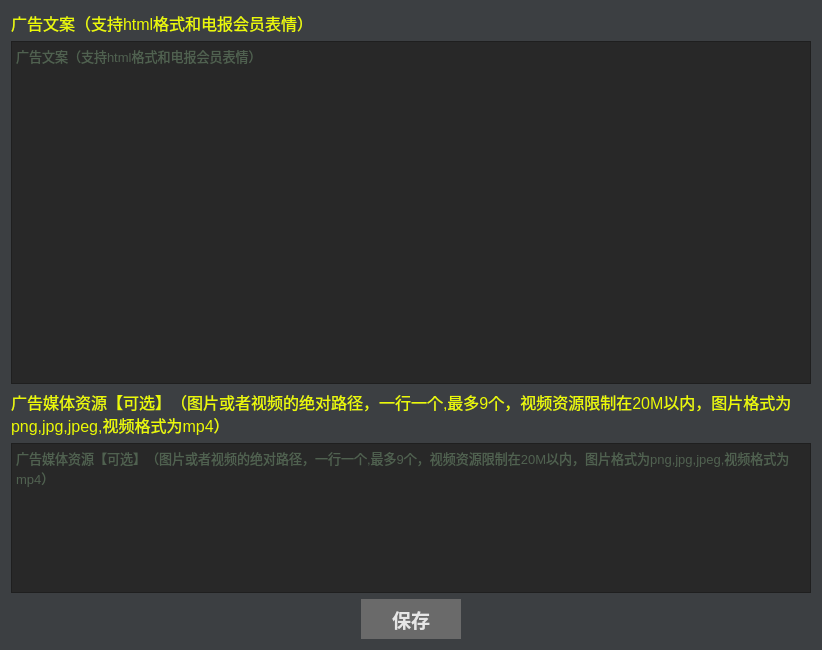
<?xml version="1.0" encoding="UTF-8"?>
<ui version="4.0">
 <class>Form</class>
 <widget class="QWidget" name="Form">
  <property name="geometry">
   <rect>
    <x>0</x>
    <y>0</y>
    <width>822</width>
    <height>650</height>
   </rect>
  </property>
  <property name="windowTitle">
   <string>Form</string>
  </property>
  <property name="styleSheet">
   <string notr="true">*{
background-color:#3c3f42;
color: #e6e6e6;
}

*:disabled {
	background-color: #3c3f42;
	color: #afafaf;
	cursor: not-allowed;

}
QListWidget:disabled,QTextEdit:disabled,QLineEdit:disabled,QTabWidget:disabled{
background-color:rgb(40, 40, 40);
}
QTextBrowser:disabled{
background-color:rgb(40, 40, 40);
color: rgb(152, 197, 150);
}

QPushButton:disabled {
	background-color: rgb(80, 80, 80);
	color: #afafaf;
	cursor: not-allowed;

}

QCheckBox:hover,QRadioButton:hover {
color: white;
}

QPushButton:hover {

font-weight: bold;
background-color:rgb(84, 84, 84);
color: white;
border-radius: 2pt;

}

QPushButton{
font-weight: bold;
background-color:rgb(106, 106, 106);
color: #e6e6e6;
border-radius: 2pt;
}

QTextBrowser,QListWidget,QTextEdit,QTabWidget{
background-color:rgb(40, 40, 40);
color: rgba(152, 197, 150, 185);
font-size:10pt;
}

QTextBrowser:hover,QTextEdit:hover{
background-color:rgb(40, 40, 40);
color: rgb(152, 197, 150);
font-size:10pt;
}

QLineEdit{
background-color:rgb(40, 40, 40);
color: rgba(152, 197, 150, 185);
font-size:12pt;
}

QLineEdit:hover{
background-color:rgb(40, 40, 40);
color: rgb(152, 197, 150);
font-size:12pt;
}


QLabel{
color: #ebf905;
}



QRadioButton,QCheckBox {
        border: none;
        border-radius: 9px;
}
QRadioButton::indicator,QCheckBox::indicator{
    background-color: rgb(42, 45, 66);
    border: 0px solid #b1b1b1;
	width: 18px;
	height: 18px;
	border-radius: 9px;
}

QRadioButton::indicator:checked,QCheckBox::indicator:checked {
    background-color: #ebf905;
    border-color: #ebf905;
}

QMenuBar { background-color: transparent; }
QMenuBar::item { background-color: transparent; }
QMenuBar::item:selected { background-color:transparent; color: #ffffff;}
QMenu { background-color: transparent; }
QMenu::item { background-color: transparent; }
QMenu::item:selected { background-color: transparent; color: #ffffff; }

</string>
  </property>
  <layout class="QHBoxLayout" name="horizontalLayout" stretch="0">
   <item>
    <layout class="QVBoxLayout" name="verticalLayout">
     <item>
      <widget class="QLabel" name="label_2">
       <property name="sizePolicy">
        <sizepolicy hsizetype="Preferred" vsizetype="Fixed">
         <horstretch>0</horstretch>
         <verstretch>0</verstretch>
        </sizepolicy>
       </property>
       <property name="font">
        <font>
         <pointsize>12</pointsize>
        </font>
       </property>
       <property name="text">
        <string>广告文案（支持html格式和电报会员表情）</string>
       </property>
      </widget>
     </item>
     <item>
      <widget class="QTextEdit" name="textEdit_tools_box_text">
       <property name="sizePolicy">
        <sizepolicy hsizetype="Expanding" vsizetype="Expanding">
         <horstretch>0</horstretch>
         <verstretch>0</verstretch>
        </sizepolicy>
       </property>
       <property name="placeholderText">
        <string>广告文案（支持html格式和电报会员表情）</string>
       </property>
      </widget>
     </item>
     <item>
      <widget class="QLabel" name="label">
       <property name="font">
        <font>
         <pointsize>12</pointsize>
        </font>
       </property>
       <property name="text">
        <string>广告媒体资源【可选】（图片或者视频的绝对路径，一行一个,最多9个，视频资源限制在20M以内，图片格式为png,jpg,jpeg,视频格式为mp4）</string>
       </property>
       <property name="wordWrap">
        <bool>true</bool>
       </property>
      </widget>
     </item>
     <item>
      <widget class="QTextEdit" name="textEdit_tools_box_mideas">
       <property name="maximumSize">
        <size>
         <width>16777215</width>
         <height>150</height>
        </size>
       </property>
       <property name="placeholderText">
        <string>广告媒体资源【可选】（图片或者视频的绝对路径，一行一个,最多9个，视频资源限制在20M以内，图片格式为png,jpg,jpeg,视频格式为mp4）</string>
       </property>
      </widget>
     </item>
     <item>
      <layout class="QHBoxLayout" name="horizontalLayout_2">
       <property name="sizeConstraint">
        <enum>QLayout::SetDefaultConstraint</enum>
       </property>
       <item>
        <widget class="QPushButton" name="tools_box_ad_btn_save">
         <property name="sizePolicy">
          <sizepolicy hsizetype="Fixed" vsizetype="Fixed">
           <horstretch>0</horstretch>
           <verstretch>0</verstretch>
          </sizepolicy>
         </property>
         <property name="minimumSize">
          <size>
           <width>0</width>
           <height>40</height>
          </size>
         </property>
         <property name="maximumSize">
          <size>
           <width>100</width>
           <height>16777215</height>
          </size>
         </property>
         <property name="font">
          <font>
           <pointsize>14</pointsize>
           <weight>75</weight>
           <bold>true</bold>
          </font>
         </property>
         <property name="text">
          <string>保存</string>
         </property>
        </widget>
       </item>
      </layout>
     </item>
    </layout>
   </item>
  </layout>
 </widget>
 <resources/>
 <connections/>
</ui>
